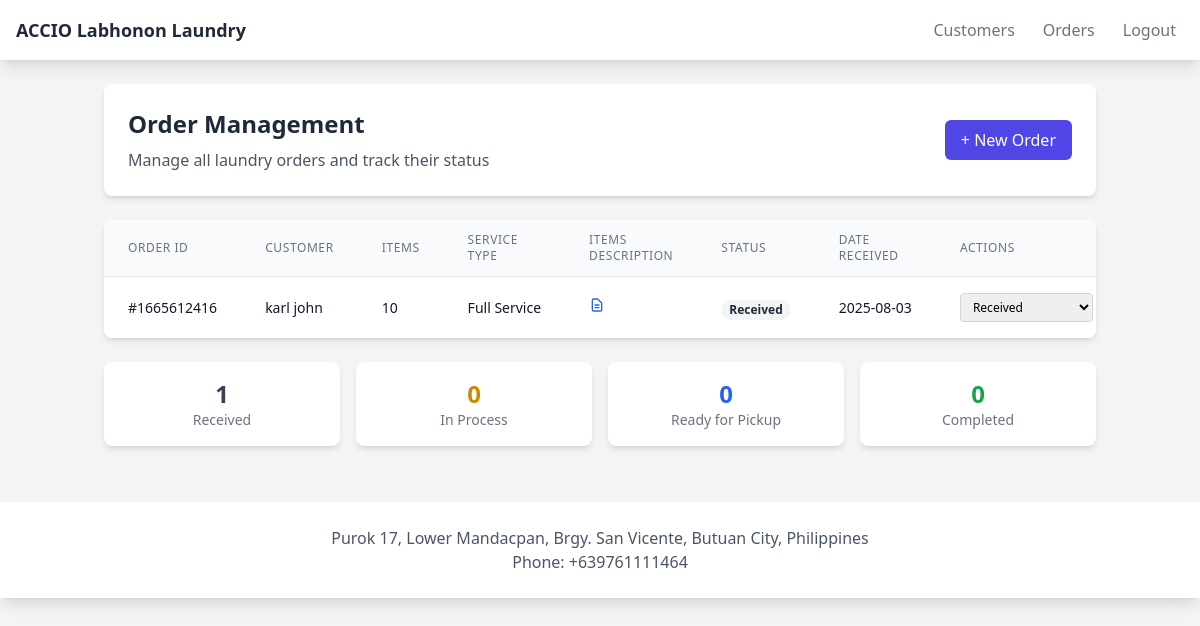
/order/list (signed in), run on an earlier commit of the app's database.
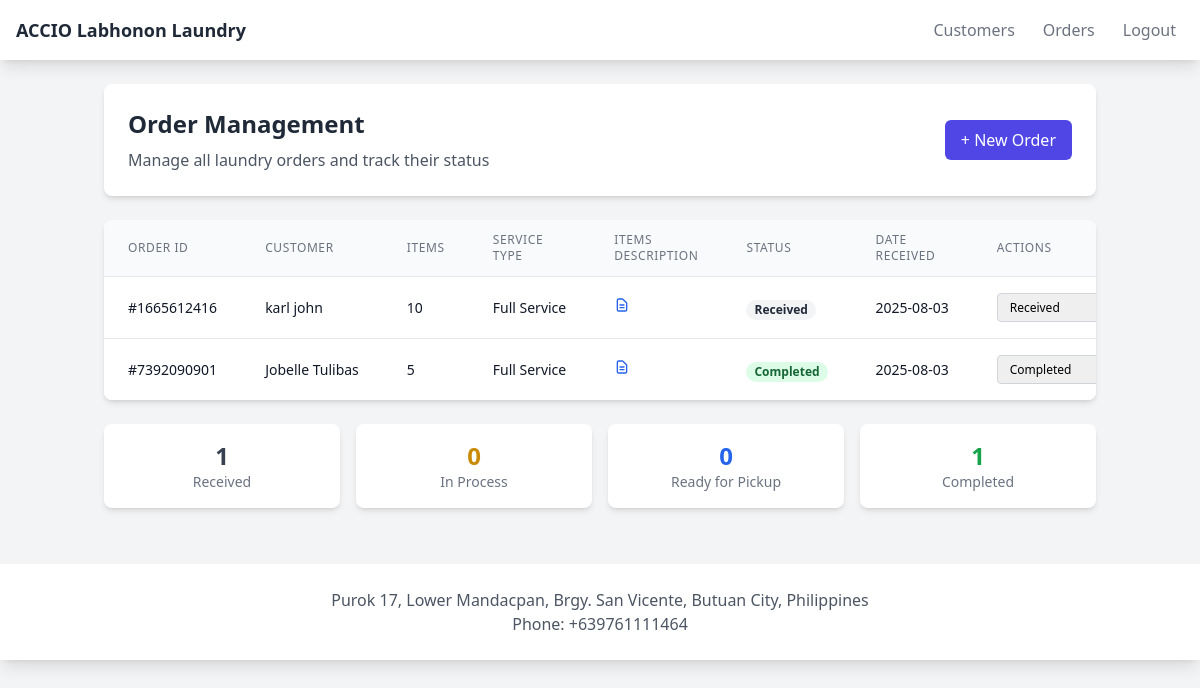
And on a later commit of the database.
### app/models.py (models this page shows)
class Order(db.Model):
    id = db.Column(db.Integer, primary_key=True)
    order_id = db.Column(db.String(10), unique=True)
    customer_id = db.Column(db.Integer, db.ForeignKey('customer.id'), nullable=False)
    item_count = db.Column(db.Integer)
    service_type = db.Column(db.String(50))  # Wash/Dry/Fold/Iron
    status = db.Column(db.String(20))  # Received, In Process, Ready for Pickup, Completed
    notes = db.Column(db.Text)  # Description of clothes/items
    date_received = db.Column(db.DateTime, default=datetime.utcnow)
    date_updated = db.Column(db.DateTime, default=datetime.utcnow, onupdate=datetime.utcnow)

class Customer(db.Model):
    id = db.Column(db.Integer, primary_key=True)
    full_name = db.Column(db.String(150))
    email = db.Column(db.String(150))
    phone = db.Column(db.String(20))
    date_created = db.Column(db.DateTime, default=datetime.utcnow)
    orders = db.relationship('Order', backref='customer', lazy=True)

### app/order.py (the view)
@order.route('/list')
@login_required
def list_orders():
    orders = Order.query.all()
    return render_template("order_list.html", user=current_user, orders=orders)

### app/__init__.py (called while the page is built)
@login_manager.user_loader
def load_user(id):
    from .models import User
    return User.query.get(int(id))

### app/templates/order_list.html (shortened to what this page needs)
{% extends "base.html" %}
{% block content %}
<div class="container mx-auto px-4">
    <div class="bg-white rounded-lg shadow-md p-6 mb-6">
        <div class="flex justify-between items-center">
            <div>
                <h1 class="text-2xl font-bold text-gray-800 mb-2">Order Management</h1>
                <p class="text-gray-600">Manage all laundry orders and track their status</p>
            </div>
            <a href="{{ url_for('order.add_order') }}"
               class="py-2 px-4 bg-indigo-600 hover:bg-indigo-700 text-white font-medium rounded-md transition duration-200">
                + New Order
            </a>
        </div>
    </div>
    <div class="bg-white rounded-lg shadow-md overflow-hidden">
        <div class="overflow-x-auto">
            <table class="min-w-full divide-y divide-gray-200">
                <thead class="bg-gray-50">
                    <tr>
                        <th class="px-6 py-3 text-left text-xs font-medium text-gray-500 uppercase tracking-wider">
                            Order ID
                        </th>
                        <th class="px-6 py-3 text-left text-xs font-medium text-gray-500 uppercase tracking-wider">
                            Customer
                        </th>
                        <th class="px-6 py-3 text-left text-xs font-medium text-gray-500 uppercase tracking-wider">
                            Items
                        </th>
                        <th class="px-6 py-3 text-left text-xs font-medium text-gray-500 uppercase tracking-wider">
                            Service Type
                        </th>
                        <th class="px-6 py-3 text-left text-xs font-medium text-gray-500 uppercase tracking-wider">
                            Items Description
                        </th>
                        <th class="px-6 py-3 text-left text-xs font-medium text-gray-500 uppercase tracking-wider">
                            Status
                        </th>
                        <th class="px-6 py-3 text-left text-xs font-medium text-gray-500 uppercase tracking-wider">
                            Date Received
                        </th>
                        <th class="px-6 py-3 text-left text-xs font-medium text-gray-500 uppercase tracking-wider">
                            Actions
                        </th>
                    </tr>
                </thead>
                <tbody class="bg-white divide-y divide-gray-200">
                    {% for order in orders %}
                    <tr class="hover:bg-gray-50">
                        <td class="px-6 py-4 whitespace-nowrap text-sm font-medium text-gray-900">
                            #{{ order.order_id }}
                        </td>
                        <td class="px-6 py-4 whitespace-nowrap text-sm text-gray-900">
                            {{ order.customer.full_name }}
                        </td>
                        <td class="px-6 py-4 whitespace-nowrap text-sm text-gray-900">
                            {{ order.item_count }}
                        </td>
                        <td class="px-6 py-4 whitespace-nowrap text-sm text-gray-900">
                            {{ order.service_type }}
                        </td>
                        <td class="px-6 py-4 text-sm text-gray-900 max-w-xs">
                            {% if order.notes %}
                            <button data-order-id="{{ order.order_id }}" data-notes="{{ order.notes }}"
                                    class="notes-btn text-blue-600 hover:text-blue-800 cursor-pointer"
                                    title="View item description">
                                <svg class="w-4 h-4" fill="none" stroke="currentColor" viewBox="0 0 24 24">
                                    <path stroke-linecap="round" stroke-linejoin="round" stroke-width="2"
                                          d="M9 12h6m-6 4h6m2 5H7a2 2 0 01-2-2V5a2 2 0 012-2h5.586a1 1 0 01.707.293l5.414 5.414a1 1 0 01.293.707V19a2 2 0 01-2 2z"></path>
                                </svg>
                            </button>
                            {% else %}
                            <span class="text-gray-400 text-xs">No description</span>
                            {% endif %}
                        </td>
                        <td class="px-6 py-4 whitespace-nowrap">
                            <span class="px-2 inline-flex text-xs leading-5 font-semibold rounded-full
                                {% if order.status == 'Completed' %}bg-green-100 text-green-800
                                {% elif order.status == 'Ready for Pickup' %}bg-blue-100 text-blue-800
                                {% elif order.status == 'In Process' %}bg-yellow-100 text-yellow-800
                                {% else %}bg-gray-100 text-gray-800{% endif %}">
                                {{ order.status }}
                            </span>
                        </td>
                        <td class="px-6 py-4 whitespace-nowrap text-sm text-gray-900">
                            {{ order.date_received.strftime('%Y-%m-%d') }}
                        </td>
                        <td class="px-6 py-4 whitespace-nowrap text-sm font-medium">
                            <div class="flex space-x-2">
                                <form method="POST" action="{{ url_for('order.update_status', order_id=order.order_id) }}" class="inline">
                                    <select name="status" onchange="this.form.submit()"
                                            class="text-xs border border-gray-300 rounded px-2 py-1">
                                        <option value="Received" {% if order.status == 'Received' %}selected{% endif %}>Received</option>
                                        <option value="Completed" {% if order.status == 'Completed' %}selected{% endif %}>Completed</option>
                                    </select>
                                </form>
                            </div>
                        </td>
                    </tr>
                    {% else %}
                    <tr>
                        <td colspan="8" class="px-6 py-4 text-center text-gray-500">
                            No orders found. <a href="{{ url_for('order.add_order') }}" class="text-indigo-600 hover:text-indigo-500">Create the first order</a>
                        </td>
                    </tr>
                    {% endfor %}
                </tbody>
            </table>
        </div>
    </div>
    <div class="grid grid-cols-1 md:grid-cols-4 gap-4 mt-6">
        <div class="bg-white rounded-lg shadow-md p-4">
            <div class="text-center">
                <div class="text-2xl font-bold text-gray-700">{{ orders|selectattr("status", "equalto", "Received")|list|length }}</div>
                <div class="text-sm text-gray-500">Received</div>
            </div>
        </div>
        <div class="bg-white rounded-lg shadow-md p-4">
            <div class="text-center">
                <div class="text-2xl font-bold text-yellow-600">{{ orders|selectattr("status", "equalto", "In Process")|list|length }}</div>
                <div class="text-sm text-gray-500">In Process</div>
            </div>
        </div>
        <div class="bg-white rounded-lg shadow-md p-4">
            <div class="text-center">
                <div class="text-2xl font-bold text-blue-600">{{ orders|selectattr("status", "equalto", "Ready for Pickup")|list|length }}</div>
                <div class="text-sm text-gray-500">Ready for Pickup</div>
            </div>
        </div>
        <div class="bg-white rounded-lg shadow-md p-4">
            <div class="text-center">
                <div class="text-2xl font-bold text-green-600">{{ orders|selectattr("status", "equalto", "Completed")|list|length }}</div>
                <div class="text-sm text-gray-500">Completed</div>
            </div>
        </div>
    </div>
</div>
{% endblock %}

### app/templates/base.html (shortened to what this page needs)
<!DOCTYPE html>
<html lang="en">
<head>
    <script src="https://cdn.tailwindcss.com"></script>
</head>
<body class="bg-gray-100">
    <nav class="bg-white shadow-lg">
        <div class="max-w-7xl mx-auto px-4">
            <div class="flex justify-between">
                <div class="flex space-x-7">
                    <div>
                        <a href="/" class="flex items-center py-4">
                            <span class="font-semibold text-gray-800 text-lg">ACCIO Labhonon Laundry</span>
                        </a>
                    </div>
                </div>
                {% if user.is_authenticated %}
                <div class="flex items-center space-x-3">
                    <a href="{{ url_for('customer.list_customers') }}" class="py-4 px-2 text-gray-500 hover:text-gray-700">Customers</a>
                    <a href="{{ url_for('order.list_orders') }}" class="py-4 px-2 text-gray-500 hover:text-gray-700">Orders</a>
                    <a href="{{ url_for('auth.logout') }}" class="py-4 px-2 text-gray-500 hover:text-gray-700">Logout</a>
                </div>
                {% endif %}
            </div>
        </div>
    </nav>
    <main class="max-w-7xl mx-auto px-4 py-6">
        {% block content %}{% endblock %}
    </main>
    <footer class="bg-white shadow-lg mt-8">
        <div class="max-w-7xl mx-auto px-4 py-6">
            <div class="text-center text-gray-600">
                <p>Purok 17, Lower Mandacpan, Brgy. San Vicente, Butuan City, Philippines</p>
                <p>Phone: +639761111464</p>
            </div>
        </div>
    </footer>
</body>
</html>

What changed in the data, as far as the page shows it:
added Order: order_id "7392090901", customer.full_name "Jobelle Tulibas", item_count "5", service_type "Full Service", status "Completed", date_received "2025-08-03"
Also different on the page:
{{ orders|selectattr("status", "equalto", "Completed")|list|length }}: "0" → "1"
